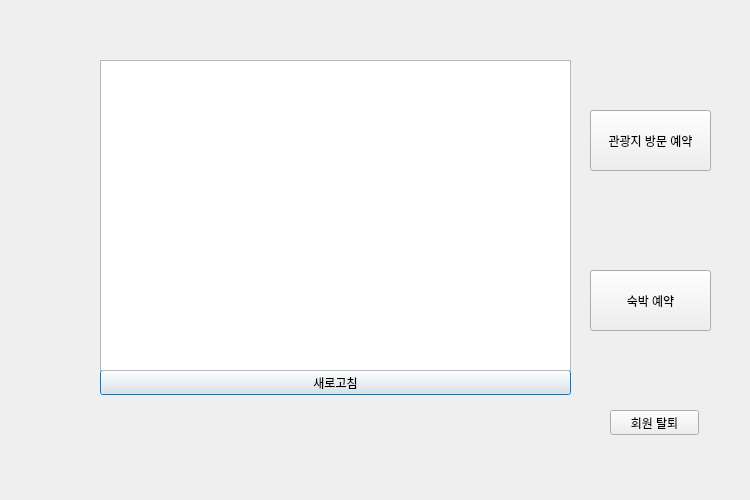
<?xml version="1.0" encoding="UTF-8"?>
<ui version="4.0">
 <class>client</class>
 <widget class="QDialog" name="client">
  <property name="geometry">
   <rect>
    <x>0</x>
    <y>0</y>
    <width>750</width>
    <height>500</height>
   </rect>
  </property>
  <property name="minimumSize">
   <size>
    <width>750</width>
    <height>500</height>
   </size>
  </property>
  <property name="maximumSize">
   <size>
    <width>750</width>
    <height>500</height>
   </size>
  </property>
  <property name="windowTitle">
   <string>Dialog</string>
  </property>
  <widget class="QPushButton" name="refresh">
   <property name="geometry">
    <rect>
     <x>100</x>
     <y>370</y>
     <width>471</width>
     <height>25</height>
    </rect>
   </property>
   <property name="text">
    <string>새로고침</string>
   </property>
  </widget>
  <widget class="QPushButton" name="lodgment">
   <property name="geometry">
    <rect>
     <x>590</x>
     <y>270</y>
     <width>121</width>
     <height>61</height>
    </rect>
   </property>
   <property name="text">
    <string>숙박 예약</string>
   </property>
  </widget>
  <widget class="QPushButton" name="visit">
   <property name="geometry">
    <rect>
     <x>590</x>
     <y>110</y>
     <width>121</width>
     <height>61</height>
    </rect>
   </property>
   <property name="text">
    <string>관광지 방문 예약</string>
   </property>
  </widget>
  <widget class="QPushButton" name="out">
   <property name="geometry">
    <rect>
     <x>610</x>
     <y>410</y>
     <width>89</width>
     <height>25</height>
    </rect>
   </property>
   <property name="text">
    <string>회원 탈퇴</string>
   </property>
  </widget>
  <widget class="QListWidget" name="list">
   <property name="geometry">
    <rect>
     <x>100</x>
     <y>60</y>
     <width>471</width>
     <height>311</height>
    </rect>
   </property>
  </widget>
 </widget>
 <resources/>
 <connections/>
</ui>
